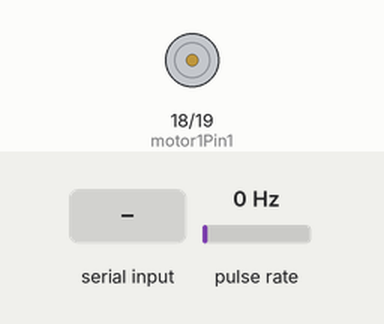
Bench run of a sketch on a simulated ESP32. Parts: motor-driver pin pairs drawn as motors (green arrow = first pin HIGH = forward, orange = second pin HIGH = backward, longer = more drive, scaled by the enable pin). Wiring (inferred from the names in the program): pulse sensor: data GPIO 13. The inputs (shaded band) are chosen by the test bench; at power-on: pulse rate 0 Hz. What the sketch prints to the serial monitor is not drawn.

Above: at 1.2 s.
1.3 s: "start\n" received over Serial
At 2.2 s:
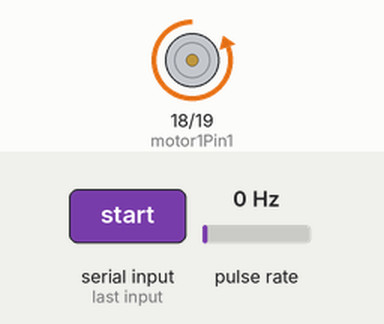
2.8 s: pulse rate (sensor on GPIO 13) set to 2 Hz
4.8 s: pulse rate (sensor on GPIO 13) set to 4 Hz
7.8 s: pulse rate (sensor on GPIO 13) set to 7 Hz
At 9.6 s:
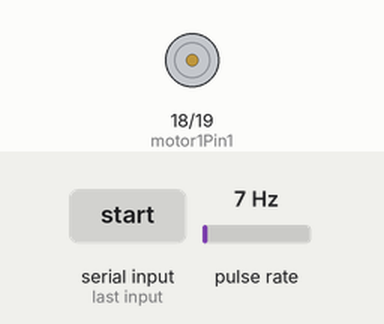
11.4 s: "start90\n" received over Serial
At 12.3 s:
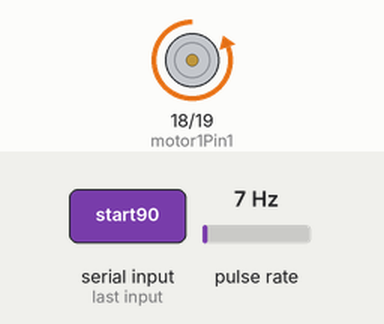
Timing chart, 0 to 19.2 s (numbered marks = the images above; inputs shaded):
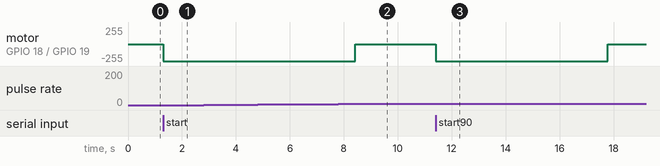

The sketch:

pluseCounter2.ino
```cpp
#define ENCODER_PIN 13
#define RESOLUTION 40  // 20 ช่อง x 2 edge = 40 counts ต่อรอบ

// Motor A (PWM ผ่าน ledc)
const int motor1Pin1 = 18;
const int motor1Pin2 = 19;
const int enable1Pin = 26;

int dutyCycle = 255;

volatile unsigned long gulCount = 0;
volatile unsigned long lastInterruptTime = 0;
const unsigned long debounceDelay = 4000;  // หน่วงขอบสัญญาณ (us)

volatile unsigned long targetCount = 40;  // เริ่มต้น 1 รอบ = 40 count

bool motorRunning = false;

// ประกาศฟังก์ชัน interrupt handler ไว้ก่อนใช้งาน
void IRAM_ATTR COUNT();

void setup() {
  Serial.begin(115200);

  pinMode(motor1Pin1, OUTPUT);
  pinMode(motor1Pin2, OUTPUT);
  pinMode(enable1Pin, OUTPUT);

  pinMode(ENCODER_PIN, INPUT);
  attachInterrupt(digitalPinToInterrupt(ENCODER_PIN), COUNT, CHANGE);

  stopMotor();
  Serial.println("พิมพ์ 'start [จำนวนเพลา]' เช่น 'start 65' เพื่อเริ่มหมุนมอเตอร์");
}

void loop() {
  if (!motorRunning && Serial.available()) {
    String input = Serial.readStringUntil('\n');
    input.trim();

    if (input.startsWith("start")) {
      // ตัดคำว่า start ออก
      input = input.substring(5);
      input.trim();

      unsigned long val = 40;  // ค่า default

      if (input.length() > 0) {
        val = input.toInt();
        if (val == 0) {
          Serial.println("จำนวนเพลาที่ใส่ไม่ถูกต้อง ใช้ค่าเริ่มต้น 40 count");
          val = 40;
        }
      }

      targetCount = val;
      gulCount = 0;
      attachInterrupt(digitalPinToInterrupt(ENCODER_PIN), COUNT, CHANGE);
      motorRunning = true;
      runMotorForward();

      Serial.print("มอเตอร์เริ่มหมุน ");
      Serial.print(targetCount);
      Serial.println(" count...");
    } else {
      Serial.println("คำสั่งไม่ถูกต้อง พิมพ์ 'start [จำนวนเพลา]' เช่น 'start 65'");
    }
  }

  if (motorRunning && gulCount >= targetCount) {
    detachInterrupt(digitalPinToInterrupt(ENCODER_PIN));
    stopMotor();
    delay(10);
    motorRunning = false;

    Serial.print("ครบ ");
    Serial.print(targetCount);
    Serial.print(" count แล้ว (นับได้ ");
    Serial.print(gulCount);
    Serial.println(" ครั้ง)");
    Serial.println("พิมพ์ 'start [จำนวนเพลา]' เพื่อเริ่มใหม่");
  }
}

void runMotorForward() {
  digitalWrite(motor1Pin1, LOW);
  digitalWrite(motor1Pin2, HIGH);
  analogWrite(enable1Pin, dutyCycle);
}

void stopMotor() {
  digitalWrite(motor1Pin1, LOW);
  digitalWrite(motor1Pin2, LOW);
  analogWrite(enable1Pin, 0);
}

void IRAM_ATTR COUNT() {
  unsigned long now = micros();
  if (now - lastInterruptTime > debounceDelay) {
    gulCount++;
    Serial.println(gulCount);
    lastInterruptTime = now;
  }
}
```

Measured:
- the behaviour switches between 5 and 6 Hz on pulse rate (sensor on GPIO 13) (found by bisection; images 1 and 2)
- after the input at 1.3 s, motor on GPIO 18 (motor1Pin1) / GPIO 19 (motor1Pin2): stopped → backward 255/255 at once
- after the input at 2.8 s, every drawn part: stays the same
- after the input at 4.8 s, every drawn part: stays the same
- after the input at 7.8 s, motor on GPIO 18 (motor1Pin1) / GPIO 19 (motor1Pin2): backward 255/255 → stopped after 0.62 s instead of 1.1 s
- after the input at 11.4 s, motor on GPIO 18 (motor1Pin1) / GPIO 19 (motor1Pin2): stopped → backward 255/255 at once, → stopped 6.4 s later
